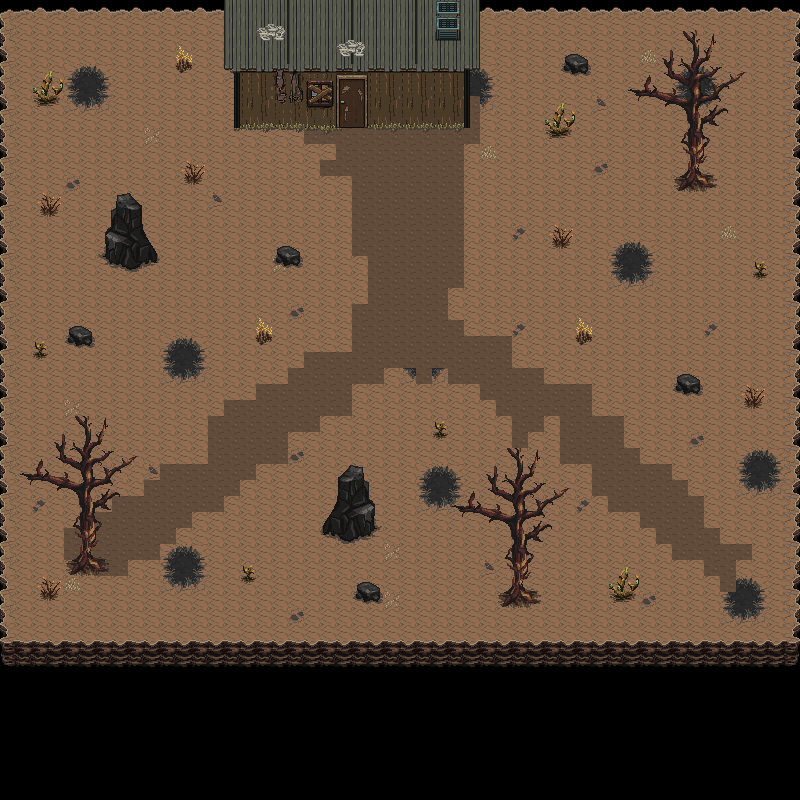

Below is a game level as drawn by its tile map, then a one-line description and the .tmx that defines it (tile-layer data replaced by summaries):
An orthogonal 50x50 tile map with 16x16 px tiles, 6 tile layers (background, background_object, path, obstacle, ...) and 21 objects (16x collision, enter_spawnhouse, exitspawn_spawnhouse, player, Walk_path1, ...).

<map version="1.10" tiledversion="1.10.1" orientation="orthogonal" renderorder="right-down" width="50" height="50" tilewidth="16" tileheight="16" infinite="0" nextlayerid="14" nextobjectid="34">
 <tileset firstgid="1" source="apocalypseTest.tsx" />
 <layer id="1" name="background" width="50" height="50">
  <data>[2500 cells, 2100 non-empty, 38 distinct tile ids]</data>
 </layer>
 <layer id="12" name="background_object" width="50" height="50">
  <data>[2500 cells, 71 non-empty, 30 distinct tile ids]</data>
 </layer>
 <layer id="7" name="path" width="50" height="50">
  <data>[2500 cells, 265 non-empty, 1 distinct tile ids]</data>
 </layer>
 <layer id="8" name="obstacle" width="50" height="50">
  <data>[2500 cells, 287 non-empty, 136 distinct tile ids]</data>
 </layer>
 <layer id="9" name="top" width="50" height="50">
  <data>[2500 cells, 298 non-empty, 98 distinct tile ids]</data>
 </layer>
 <layer id="10" name="roof_object" width="50" height="50">
  <data>[2500 cells, 14 non-empty, 8 distinct tile ids]</data>
 </layer>
 <objectgroup id="11" name="object">
  <object id="6" name="enter_spawnhouse" x="337.667" y="75.3333" width="29" height="68.3333" />
  <object id="7" name="exitspawn_spawnhouse" x="351.5" y="173.5">
   <point />
  </object>
  <object id="8" type="collision" x="232.333" y="0.666667" width="237.333" height="126.667" />
  <object id="11" type="collision" x="0" y="638" width="798" height="33" />
  <object id="12" type="collision" x="73.2727" y="543.273" width="26.5455" height="31.0909" />
  <object id="13" type="collision" x="504.364" y="575.818" width="30" height="29.8182" />
  <object id="14" type="collision" x="680.909" y="160" width="30.9091" height="29.4545" />
  <object id="15" type="collision" x="324.5" y="495" width="50" height="46.75" />
  <object id="16" type="collision" x="105.5" y="223.5" width="50.75" height="46.75" />
  <object id="17" type="collision" x="69" y="328" width="22.6667" height="18" />
  <object id="18" type="collision" x="278.25" y="247.5" width="21.25" height="18" />
  <object id="19" type="collision" x="357.5" y="584.25" width="23" height="17.25" />
  <object id="20" type="collision" x="677" y="374.667" width="22" height="19" />
  <object id="21" type="collision" x="565.818" y="54.3636" width="21.8182" height="19.8182" />
  <object id="23" type="collision" x="0.666667" y="1.33333" width="230.667" height="14" />
  <object id="25" type="collision" x="-1" y="15" width="7" height="623" />
  <object id="27" type="collision" x="468" y="8.5" width="331" height="7" />
  <object id="28" type="collision" x="792" y="17" width="6" height="621" />
  <object id="29" name="player" x="740" y="599">
   <point />
  </object>
 </objectgroup>
 <objectgroup id="13" name="NPCPaths">
  <object id="30" name="Walk_path1" x="479.818" y="256" width="16" height="15.8182" />
  <object id="33" name="Walk2_path1" x="272" y="543.75" width="16" height="16.5" />
 </objectgroup>
</map>
